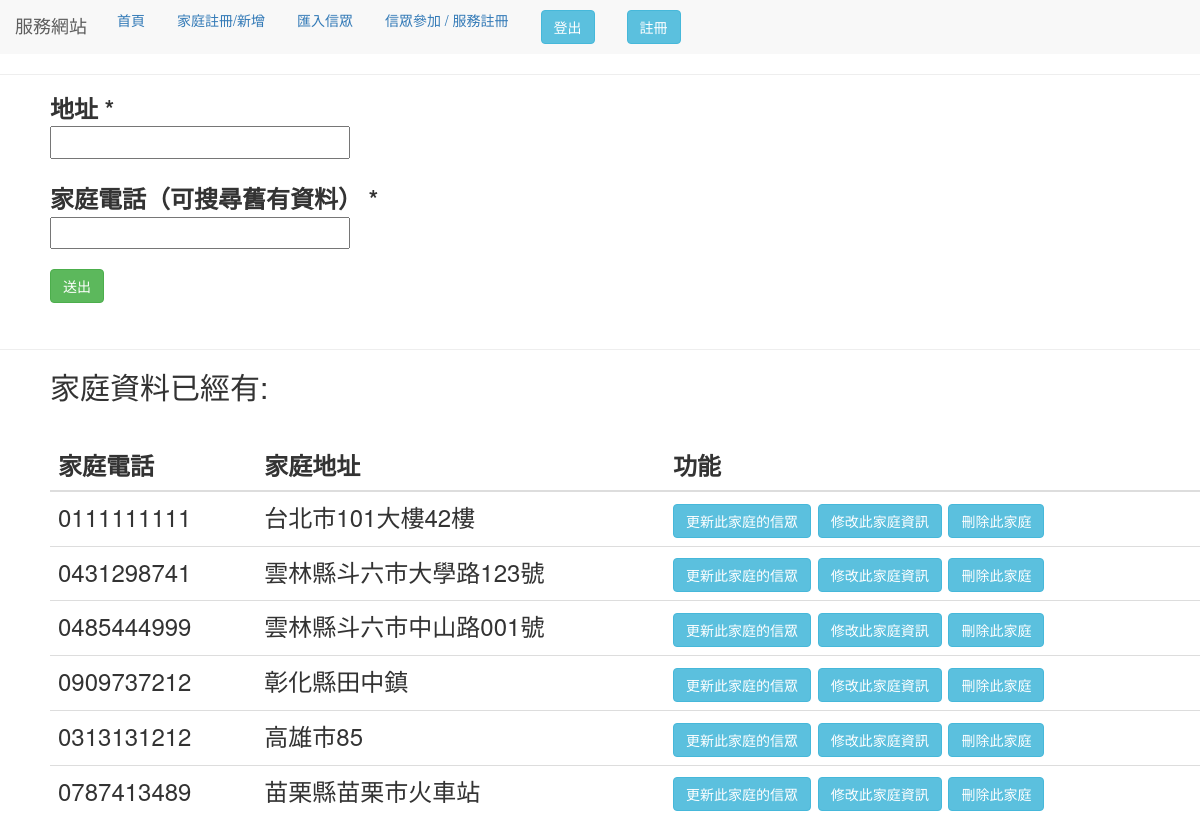
/home_register (signed in), run on an earlier commit of the app's database.
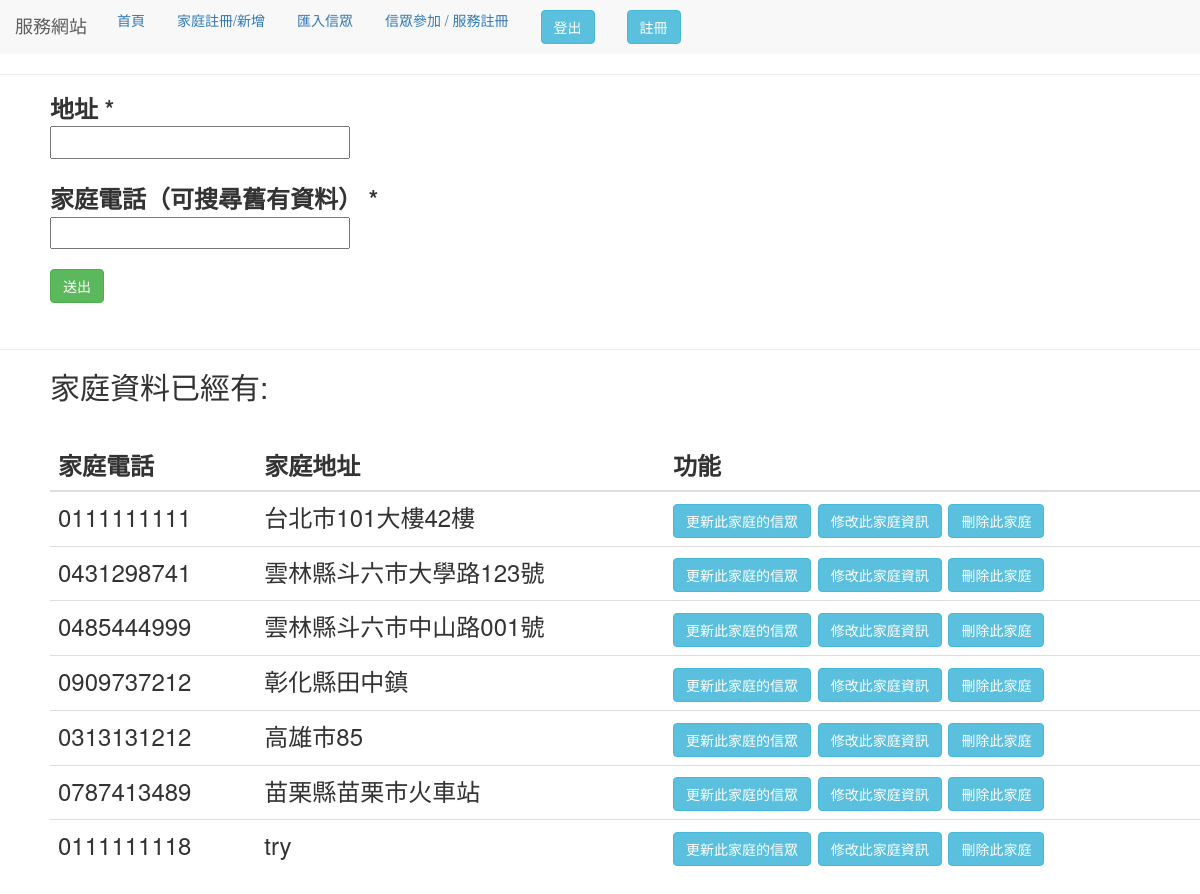
And on a later commit of the database.
### use_app/models.py (models this page shows)
class Home(models.Model):
    address = models.CharField(verbose_name='地址', max_length=100)
    home_phone = models.CharField(verbose_name='家庭電話', max_length=100)
    class Meta:
        verbose_name_plural = '家庭資料庫'

### use_app/views.py (the view, shortened to what this page needs)
# urls.py: path('home_register', views.home_form),
@login_required(login_url='/use_login')
def home_form(request):
    form = homeform(request.POST or None)
    title_one = "家庭電話"
    title_two = "家庭地址"
    get_x = "家庭資料"
    get_all_data = Home.objects.all()  # 表單資料
    load_js = "home"
    context = locals()
    return render(request, "form.html", context)

### use_app/forms.py
class homeform(forms.Form):
    address = forms.CharField(label="地址")
    phone = forms.CharField(label="家庭電話",
                            validators=[
                                validators.RegexValidator(
                                    "(^\d{2}-?\d{3}-?\d{4}$)|(^\d{10}$)",
                                    message='請輸入正確格式的電話號碼！')
                            ])

### templates/form.html (shortened to what this page needs)
{% extends "base.html" %}
{% block form %}
{% load crispy_forms_tags %}
<head>
    <link rel="stylesheet" href="//code.jquery.com/ui/1.12.1/themes/base/jquery-ui.css">
</head>
<body>
    <div style="margin-left:50px;">
        <form method='POST' enctype="multipart/form-data" novalidate>
            <div class="col-6">
                <label for="id_address" class="control-label requiredField">
                    地址
                    <span class="asteriskField">*</span>
                </label>
                <br/>
                {{form.address}}
                <br/><br/>
                <label for="id_phone" class="control-label requiredField">
                    家庭電話（可搜尋舊有資料）
                    <span class="asteriskField">*</span>
                </label>
                <br/>
                {{form.phone}}
            </div>
            <input type="submit" class="btn btn-success" value="送出" style="margin-top:20px">
        </form>
    </div>
    <br>
    <hr>
    <div style="margin-left:50px;">
        <h2>{{ get_x }}已經有:</h2>
        {% if get_all_data.all %}
        <br>
        <table class="table" id="data_table">
            <thead>
                <tr>
                    <th scope="col">{{title_one}}</th>
                    <th scope="col">{{title_two}}</th>
                    <th scope="col">功能</th>
                </tr>
            </thead>
            <tbody>
                {% for c in get_all_data.all %}
                <tr>
                    {% if c.home_phone %}
                    <td id="{{c.home_phone}}"> {{ c.home_phone }} </td>
                    {% endif %} {% if c.address %}
                    <td id="{{c.address}}"> {{ c.address }} </td>
                    {% endif %}
                    <td><a href="home/{{c.pk}}"><button class="btn btn-info fix">更新此家庭的信眾</button></a>
                        <button class="btn btn-info fix" value="{{c.address}}/{{c.home_phone }}">修改此家庭資訊 </button>
                        <button class="btn btn-info del" value="{{c.home_phone}}">刪除此家庭 </button> </td>
                </tr>
                {% endfor %}
            </tbody>
        </table>
        {% else %}
        <p>無資料</p>
        {% endif %}
    </div>
</body>
{% endblock %}

What changed in the data, as far as the page shows it:
added Home: home_phone "0111111118", address "try"
